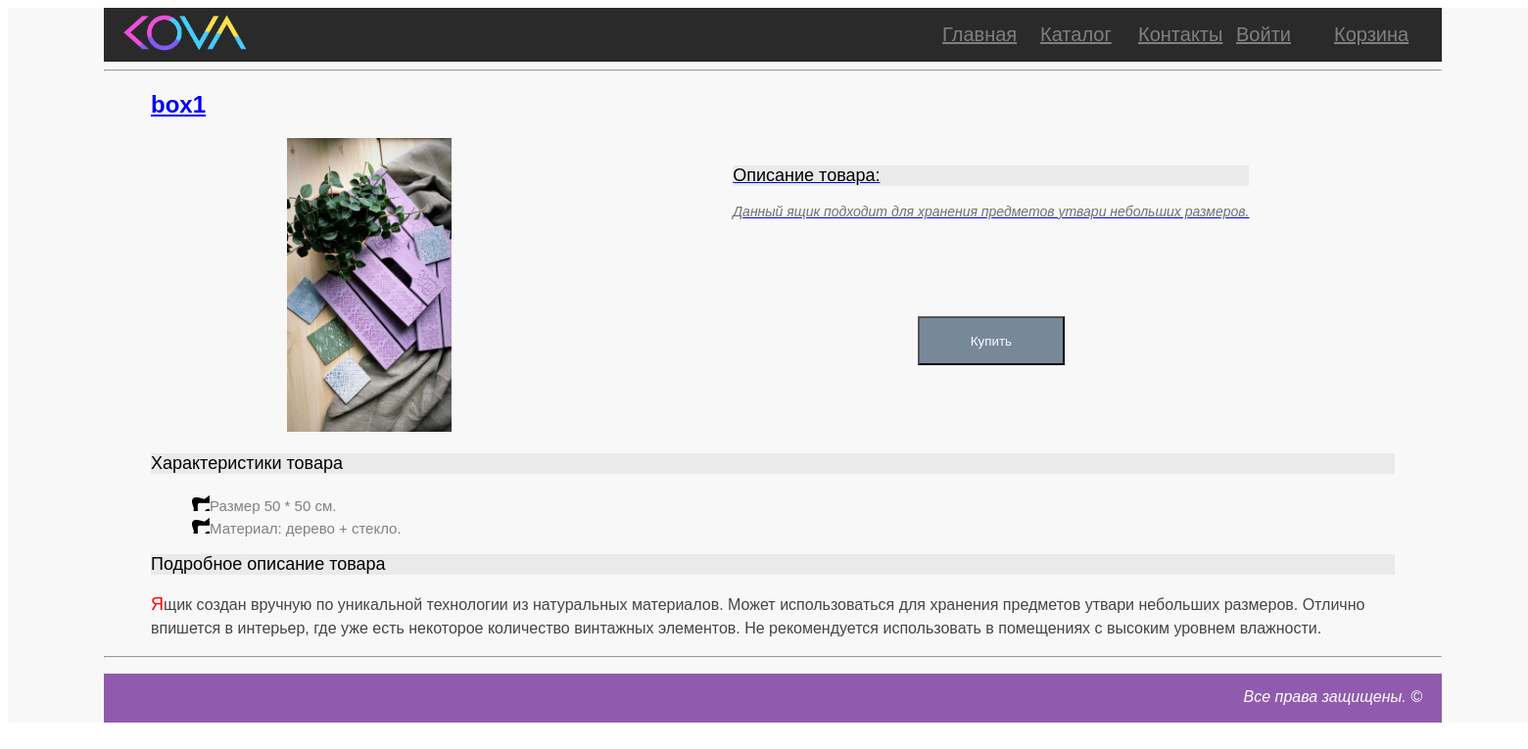
Page /product/1 on the committed database.
### mainapp/models.py (models this page shows, shortened)
class Product(models.Model):
    PUBLICATED = 'PUB'
    PRIVATE = 'PRV'
    PUBLICATED_CHOICES = (
        (PUBLICATED, 'Publicated'),
        (PRIVATE, 'Private'),
    )
    category = models.ForeignKey(ProductCategory, on_delete=models.CASCADE)
    title = models.CharField(max_length=150)
    image = models.ImageField(blank=True, null=True)
    cost = models.DecimalField(max_digits=7, decimal_places=2)
    short_desc = models.CharField(verbose_name='краткое описание', max_length=200, blank=True)
    description = models.TextField(verbose_name='подбробное описание', blank=True)
    publicated = models.CharField(
        max_length=3,
        choices=PUBLICATED_CHOICES,
        default=PUBLICATED
    )
    created = models.DateTimeField(auto_now_add=True)
    modifield = models.DateTimeField(auto_now=True)

### mainapp/views.py (the view)
# urls.py: re_path(r'(?P<pk>\d+)', mainapp.product_detail, name='product'),
def product_detail(request, pk):
    instance = models.Product.objects.get(id=pk)
    return render(request, 'products/detail.html', {'instance': instance})

### mainapp/context_processors.py (called while the page is built)
def basket(request):
    print('context_processor basket works')
    basket = []
    if request.user.is_authenticated:
        basket = Basket.objects.filter(user=request.user)
    return {
        'basket': basket,
    }

### mainapp/templates/products/detail.html (shortened to what this page needs)
{% extends 'mainapp/base.html' %}
{% load static %}
{% block page_content %}
{% include 'products/components/product_detailed.html' with itm=instance %}
{% endblock %}

### mainapp/templates/products/components/product_detailed.html
 <a href="{% url 'detail' pk=itm.id %}">
     <h2> {{ itm.title }}</h2>
    <div class="product_short_information">
        <div class="product_short_information_image">
            <img class="inner" src="/media/{{ itm.image }}" alt="{{ itm.title }}" height="300">
        </div>
        <div class="product_short_information_text">
            <h3 class="product_page_heading">Описание товара:</h3>
            <p  class="product_page_short_text">{{ itm.short_desc }}</p>
            <div class="button_buy">
                <a href="{% url 'basket:add' pk=itm.id %}">
                    <button type="button_buy">Купить</button>
                </a>
            </div>
        </div>
    </div>
        <h3 class="product_page_heading">Характеристики товара</h3>
        <ul class="product_page_characters">
            <li>Размер 50 * 50 см.</li>
            <li>Материал:  дерево + стекло.</li>
        </ul>
        <h3 class="product_page_heading">Подробное описание товара</h3>
        <p class="product_page_full_text">{{ itm.description }} </p>

### mainapp/static/css/main.css (style rules this page uses)
.product_page_heading { color: black; font-size: 18px; font-weight: 400; background-color: #eaeaea; }
.product_page_short_text { color: #707070; font-size: 14px; font-style: italic; line-height: 16px; }
.product_page_full_text { color: #484343; font-size: 16px; font-weight: 400; line-height: 24px; text-align: left; }
.product_page_full_text::first-letter { color: red; font-size: 18px; font-weight: 500; font-style: inherit; }
.product_page_characters { color: gray; font-size: 15px; }
.product_page_characters li:before { content: " "; width: 20px; height: 20px; display:inline-block; background-image: url(static/img/icon_flower.png); }
.product_page_characters li { list-style-type: none; }
button { width: 100px; height: 25px; }
.product_short_information { width: 100%; display: flex; justify-content: space-around; }
.product_short_information_text { padding: 10px; }
.button_buy { position: relative; top: 30%; text-align: center; }
.button_buy button { height: 50px; width: 150px; background-color: lightslategray; color:white; }

### rows in the picture
Product: title "box1", image (picture), short_desc "Данный ящик подходит для хранения предметов утвари небольших размеров.", description "Ящик создан вручную по уникальной технологии из натуральных материалов. Может использоваться для хранения предметов утвари небольших размеров. Отлично впишется в интерьер, где уже есть некоторое количество винтажных элементов. Не рекомендуется использовать в помещениях с высоким уровнем влажности."
